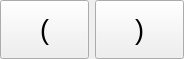
<?xml version="1.0" encoding="UTF-8"?>
<ui version="4.0">
 <class>Controls::Parenthesis</class>
 <widget class="QWidget" name="Controls::Parenthesis">
  <property name="geometry">
   <rect>
    <x>0</x>
    <y>0</y>
    <width>184</width>
    <height>59</height>
   </rect>
  </property>
  <property name="sizePolicy">
   <sizepolicy hsizetype="Expanding" vsizetype="Expanding">
    <horstretch>0</horstretch>
    <verstretch>0</verstretch>
   </sizepolicy>
  </property>
  <property name="windowTitle">
   <string>Form</string>
  </property>
  <layout class="QHBoxLayout" name="horizontalLayout">
   <property name="leftMargin">
    <number>0</number>
   </property>
   <property name="topMargin">
    <number>0</number>
   </property>
   <property name="rightMargin">
    <number>0</number>
   </property>
   <property name="bottomMargin">
    <number>0</number>
   </property>
   <item>
    <widget class="QToolButton" name="buttonStart">
     <property name="sizePolicy">
      <sizepolicy hsizetype="Expanding" vsizetype="Expanding">
       <horstretch>0</horstretch>
       <verstretch>0</verstretch>
      </sizepolicy>
     </property>
     <property name="font">
      <font>
       <pointsize>20</pointsize>
      </font>
     </property>
     <property name="text">
      <string>(</string>
     </property>
     <property name="shortcut">
      <string>(</string>
     </property>
    </widget>
   </item>
   <item>
    <widget class="QToolButton" name="buttonEnd">
     <property name="sizePolicy">
      <sizepolicy hsizetype="Expanding" vsizetype="Expanding">
       <horstretch>0</horstretch>
       <verstretch>0</verstretch>
      </sizepolicy>
     </property>
     <property name="font">
      <font>
       <pointsize>20</pointsize>
      </font>
     </property>
     <property name="text">
      <string>)</string>
     </property>
     <property name="shortcut">
      <string>)</string>
     </property>
    </widget>
   </item>
  </layout>
 </widget>
 <resources/>
 <connections/>
</ui>
